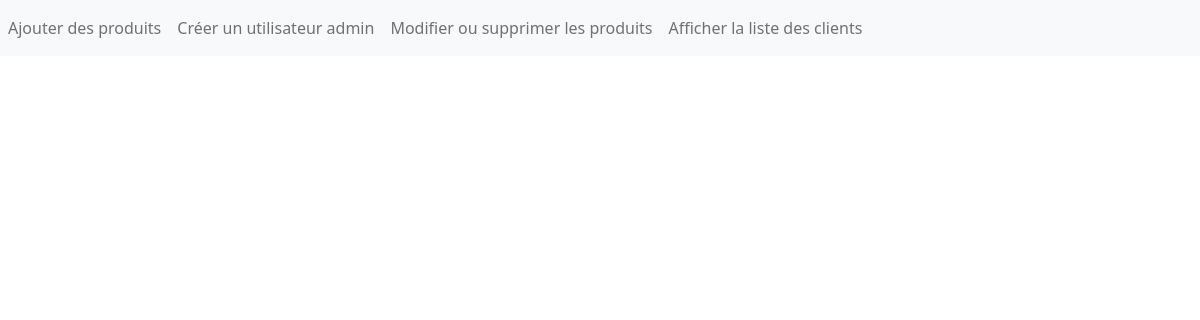
The app's page /modificationSuppressionArticlesAdmin.php (signed in), older data.
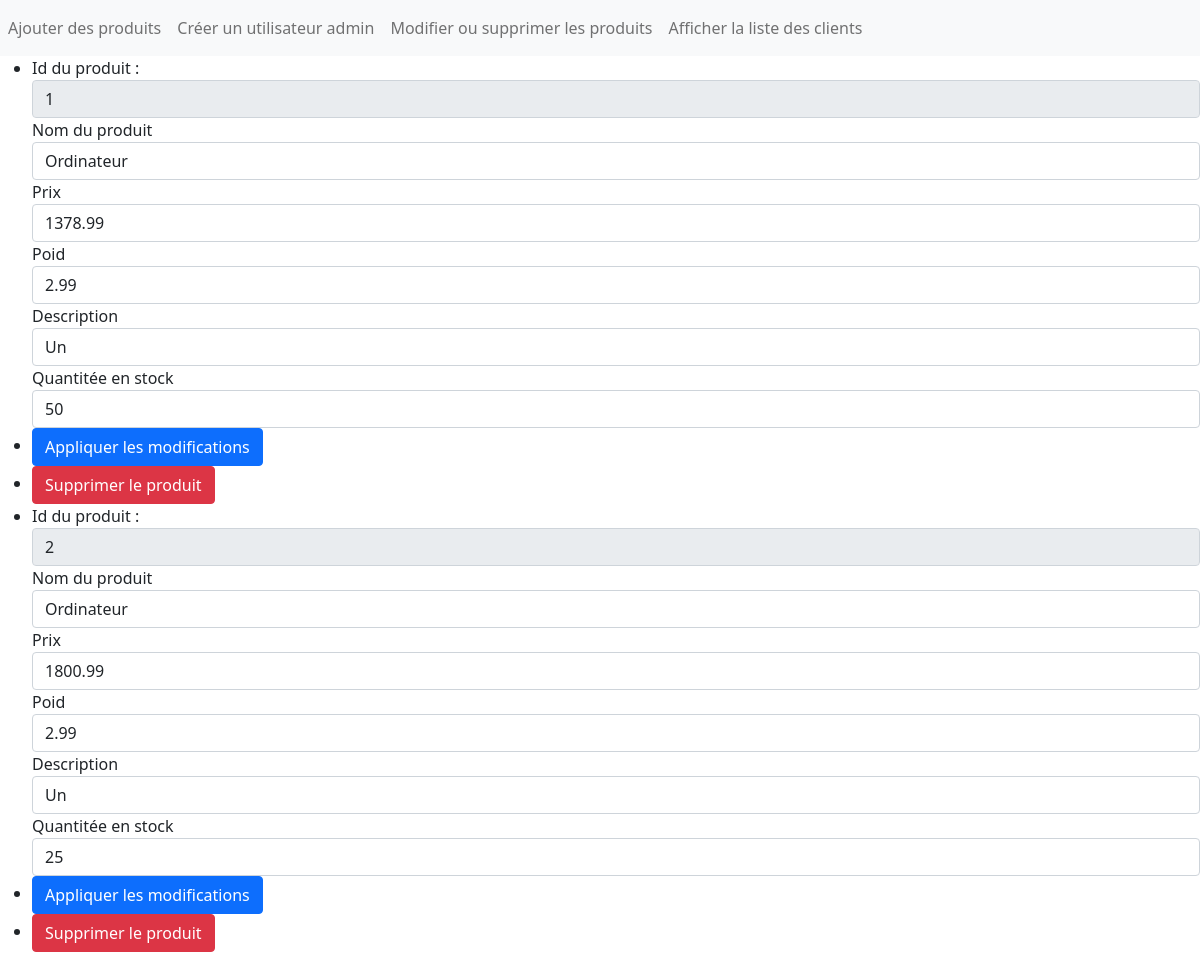
The same page, newer data.
### tables this page shows
CREATE TABLE IF NOT EXISTS `t_produits` (
  `id_produit` int(11) NOT NULL AUTO_INCREMENT,
  `nom_produit` varchar(50) NOT NULL DEFAULT '',
  `prix_produit` float DEFAULT '0',
  `poid_produit` float DEFAULT '0',
  `description_produit` text,
  `stock_produit` float NOT NULL DEFAULT '0',
  PRIMARY KEY (`id_produit`),
  UNIQUE KEY `nom_produit` (`nom_produit`)
);

### php/Produit.php (called while the page is built, shortened)
<?php
class Produit{
	Private $Bdd=Null;
	Function __construct($Bdd){
		$this->Bdd=$Bdd;
	}
	public Function getAllProducts(){
		try{
		$sth = $this->Bdd->prepare("
									SELECT * FROM T_produits
									");
		$sth->execute();
		return $sth->fetchAll();
		} catch(PDOException $e) {
			die('Erreur : ' . $e->getMessage());
		}
	}
}
 ?>

### modificationSuppressionArticlesAdmin.php (the view, shortened to what this page needs)
<?php
	require_once "php/Produit.php";
	$produitObj = new Produit($bdd);
	$tabProduits=$produitObj->getAllProducts();
?>
<!DOCTYPE html>
<html lang="fr">
<html>
	<head>
		<link rel="stylesheet" type="text/css" href="libs/bootstrap-5.0.0/css/Bootstrap.css">
		<link rel="stylesheet" type="text/css" href="css/card.css"/>
	</head>
	<body>
	<nav class="navbar navbar-expand-lg navbar-light bg-light">
			<div class="collapse navbar-collapse" id="navbarSupportedContent">
				<ul class="navbar-nav me-auto">
					<?php if(ISSET($_SESSION['identifiant']) && ISSET($_SESSION['mdp']) ) { ?>
					<li class="nav-item">
						<a class="nav-link" href="ajoutArticle.php">Ajouter des produits</a>
					</li>
					<li class="nav-item">
						<a class="nav-link" href="creationCompteAdmin.php">Créer un utilisateur admin</a>
					</li>
					<li class="nav-item">
						<a class="nav-link" href="modificationSuppressionArticlesAdmin.php">Modifier ou supprimer les produits</a>
					</li>
					<li class="nav-item">
						<a class="nav-link" href="listeClients.php">Afficher la liste des clients</a>
					</li>
					<?php
						}
					?>
				</ul>
			</div>
		</nav>
		<?php if(ISSET($_SESSION['identifiant']) && ISSET($_SESSION['mdp']) ) {
					echo("<ul>");
					foreach ($tabProduits as $produit){
						$idProduit = $produit["id_produit"];
						echo ("
						<li>
						<form method='post'>
							<div class='form-group'>
								<label for='inputIdProduit'>Id du produit : </label>
								<input type='number' name='IdProduit' class='form-control' id='inputIdProduit' placeholder='Id du produit' value=".$produit["id_produit"]." readonly>
							</div>
							<div class='form-group'>
								<label for='inputNomProduit'>Nom du produit</label>
								<input type='text' name='NomProduit' class='form-control' id='inputNomProduit' placeholder='Nom du produit' value=".$produit["nom_produit"]." required>
							</div>
							<div class='form-group'>
								<label for='inputPrixProduit'>Prix</label>
								<input type='number' name='PrixProduit' class='form-control' id='inputPrixProduit' value=".$produit["prix_produit"]." placeholder='Veuillez saisir votre nom d'utilisateur' required>
							</div>
							<div class='form-group'>
								<label for='inputPoidProduit'>Poid</label>
								<input type='number' name='PoidProduit' class='form-control' id='inputPoidProduit' value=".$produit["poid_produit"]." placeholder='Veuillez saisir votre nom d'utilisateur' required>
							</div>
							<div class='form-group'>
								<label for='inputDescriptionProduit'>Description</label>
								<input type='text' name='DescriptionProduit' class='form-control' id='inputDescriptionProduit' value=".$produit["description_produit"]." placeholder='Veuillez saisir votre nom d'utilisateur' required>
							</div>
							<div class='form-group'>
								<label for='inputStockProduit'>Quantitée en stock</label>
								<input type='number' name='StockProduit' class='form-control' id='inputStockProduit' value=".$produit["stock_produit"]." placeholder='Veuillez saisir votre nom d utilisateur' required>
							</div>
							<li><button type='submit' id=".$idProduit." class='btn btn-primary btnAjouterProduitPanier' name='btnModifierProduit' >Appliquer les modifications</button></li>
							<li><button type='submit' id=".$idProduit." class='btn btn-danger btnSupprimerProduitPanier' name='btnSupprimerProduit' >Supprimer le produit</button></li>
						</form>
						</li>
							");
					};echo("</ul>");
				};
					?>
	</body>
</html>

Row changes from the older to the newer data that the page shows:
added t_produits: IdProduit "1", PrixProduit "1378.99", PoidProduit "2.99", StockProduit "50"
added t_produits: IdProduit "2", PrixProduit "1800.99", PoidProduit "2.99", StockProduit "25"
